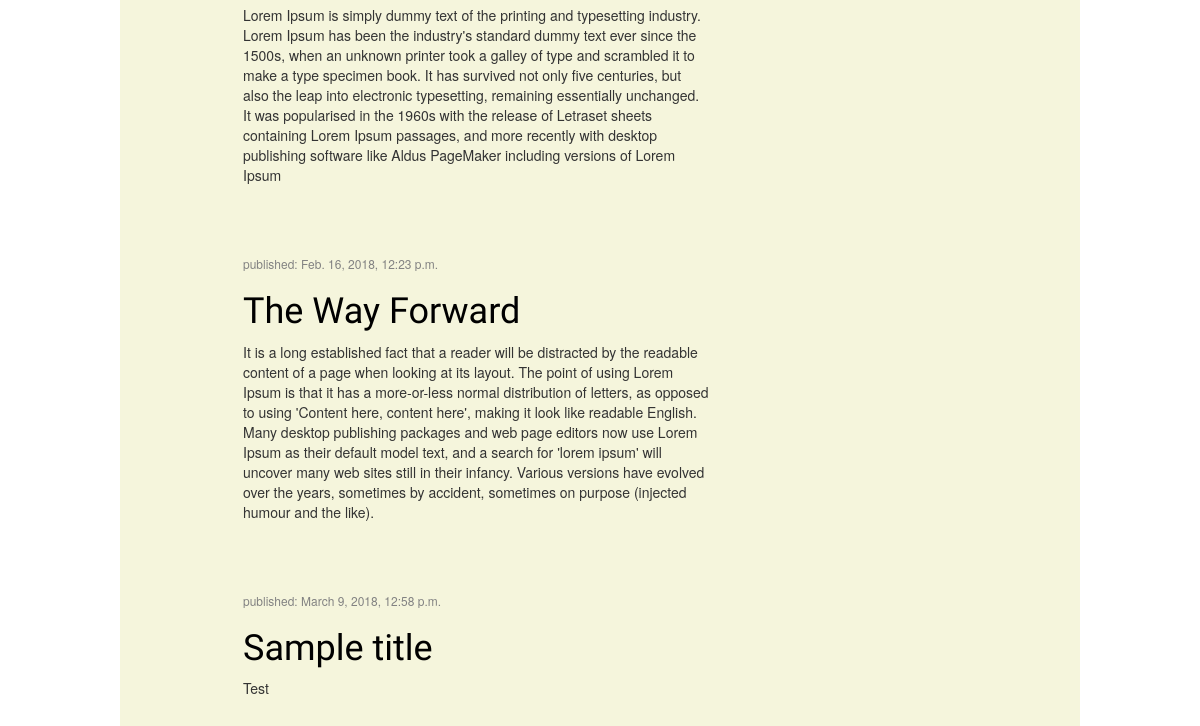
The app's page / (lower part), older data.
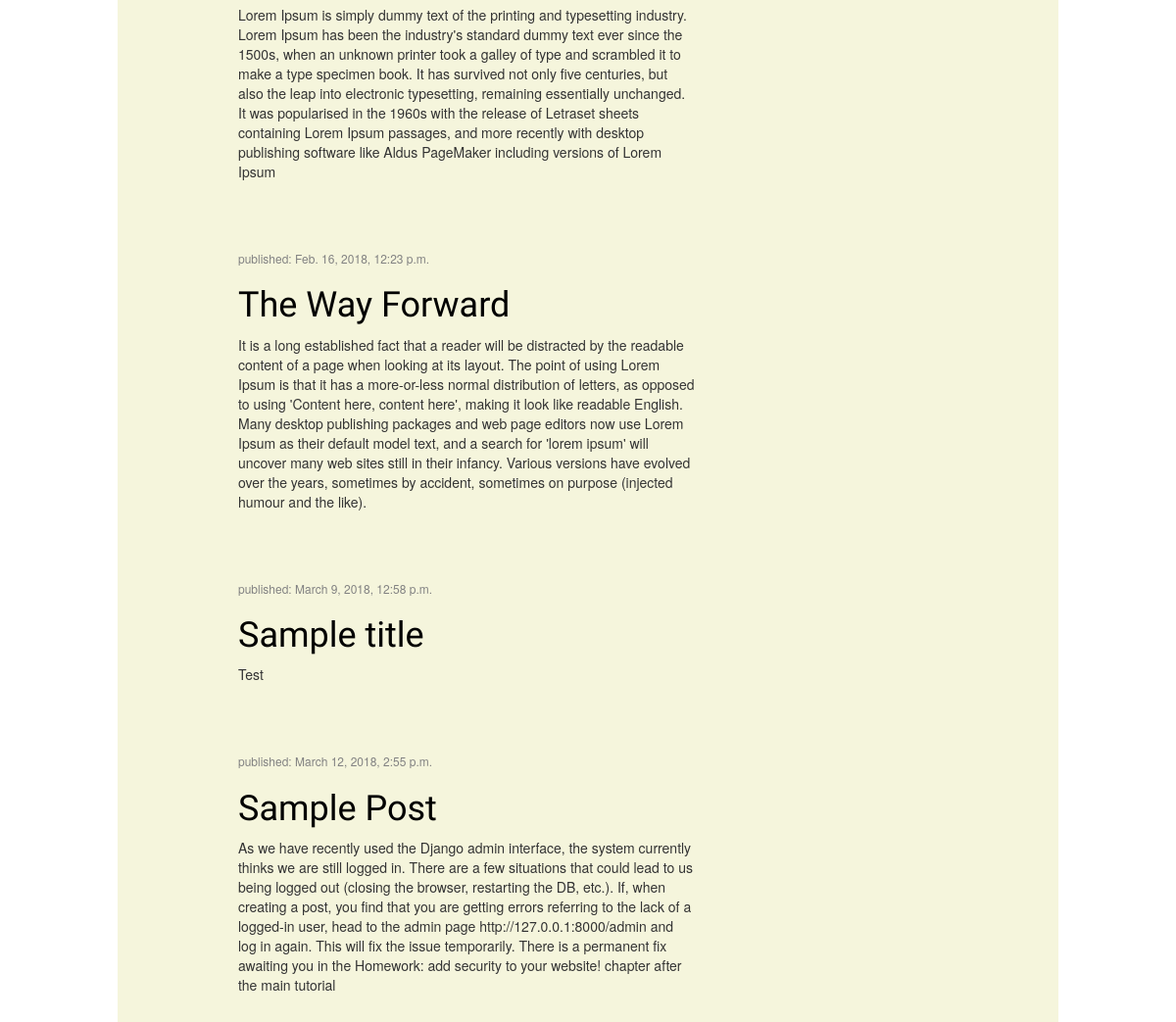
The same page, newer data.
### blog/models.py (models this page shows, shortened)
class Post(models.Model):
    author = models.ForeignKey('auth.User',on_delete=models.CASCADE)
    title = models.CharField(max_length=200)
    text = models.TextField()
    created_date = models.DateTimeField(
            default=timezone.now)
    published_date = models.DateTimeField(
            blank=True, null=True)

### blog/views.py (the view)
# urls.py: url(r'^$', views.post_list, name='post_list'),
def post_list(request):
    posts = Post.objects.filter(published_date__lte=timezone.now()).order_by('published_date')
    return render(request, 'blog/post_list.html', {'posts': posts})

### blog/templates/blog/post_list.html
{% extends 'blog/base.html' %}
{% block content %}
{% for post in posts %}
    <div class="post">
        <div class="date">
            <p>published: {{ post.published_date }}</p>
        </div>
        <h1><a href="{% url 'post_detail' pk=post.pk %}">{{ post.title }}</a></h1>
        <p>{{ post.text|linebreaksbr }}</p>
    </div>
{% endfor %}
{% endblock %}

Row changes from the older to the newer data that the page shows:
added Post: published_date "March 12, 2018, 2:55 p.m.", title "Sample Post", text "As we have recently used the Django admin interface, the system currently thinks we are still logged in. There are a few situations that could lead to us being logged out (closing the browser, restarting the DB, etc.). If, when creating a post, you find that you are getting errors referring to the lack of a logged-in user, head to the admin page http://127.0.0.1:8000/admin and log in again. This will fix the issue temporarily. There is a permanent fix awaiting you in the Homework: add security to your website! chapter after the main tutorial"
